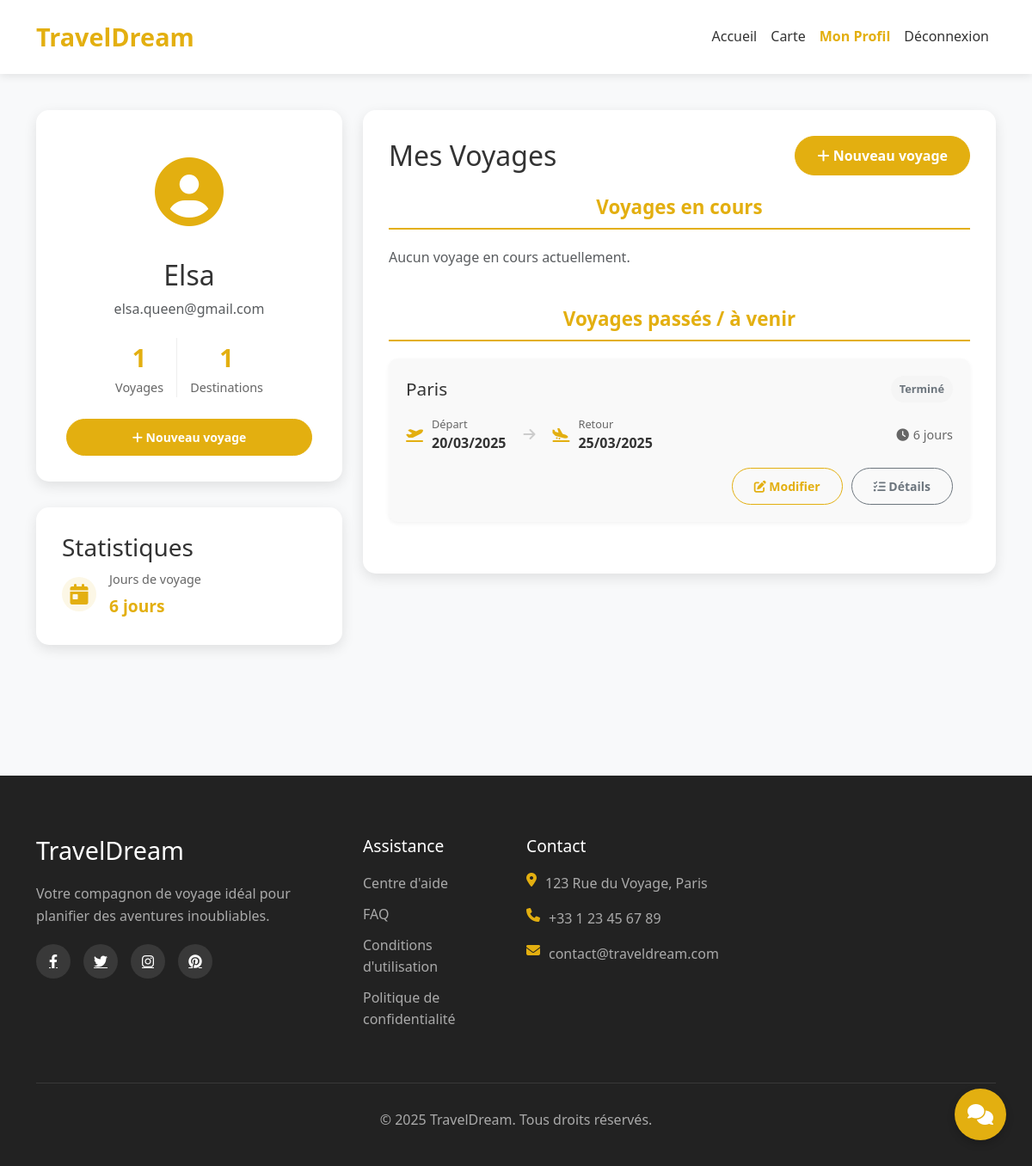
/mesvoyages.php (signed in), run on the app's committed database.
### tables this page shows
CREATE TABLE Utilisateur(
                          id_utilisateur INTEGER PRIMARY KEY AUTO_INCREMENT,
                          nom VARCHAR(100) NOT NULL,
                          mot_de_passe VARCHAR(100) NOT NULL,
                          email TEXT NOT NULL
);

CREATE TABLE Voyage(
                     id_voyage INTEGER PRIMARY KEY AUTO_INCREMENT,
                     destination VARCHAR(100) NOT NULL,
                     date_debut DATE NOT NULL,
                     date_fin DATE NOT NULL,
                     CHECK (date_debut < date_fin),
                     image TEXT,
                     ref_utilisateur INTEGER,
                     FOREIGN KEY (ref_utilisateur) REFERENCES Utilisateur(id_utilisateur)
);

### utils/database_utils.php (called while the page is built, shortened)
<?php
require_once __DIR__ . '/../config/config.php';
function getDbConnection() {
    global $config;
    try {
        $dsn = "mysql:host={$config['db']['host']};dbname={$config['db']['dbname']};charset={$config['db']['charset']}";
        $pdo = new PDO($dsn, $config['db']['username'], $config['db']['password']);
        $pdo->setAttribute(PDO::ATTR_ERRMODE, PDO::ERRMODE_EXCEPTION);
        return $pdo;
    } catch (PDOException $e) {
        die("Erreur de connexion à la base de données : " . $e->getMessage());
    }
}
function executeQuery($sql, $params = []) {
    $pdo = getDbConnection();
    try {
        $stmt = $pdo->prepare($sql);
        $stmt->execute($params);
        return $stmt;
    } catch (PDOException $e) {
        die("Erreur d'exécution de la requête : " . $e->getMessage());
    }
}
function fetchAll($sql, $params = []) {
    $stmt = executeQuery($sql, $params);
    return $stmt->fetchAll(PDO::FETCH_ASSOC);
}
function fetchOne($sql, $params = []) {
    $stmt = executeQuery($sql, $params);
    return $stmt->fetch(PDO::FETCH_ASSOC);
}

### utils/general_utils.php (called while the page is built, shortened)
<?php
function formatDate($date, $format = 'd/m/Y') {
    return date($format, strtotime($date));
}

### mesvoyages.php (the view, shortened to what this page needs)
<?php
include 'header.php';
$id_utilisateur = $_SESSION['id_utilisateur'];
$user = fetchOne("SELECT nom, email FROM Utilisateur WHERE id_utilisateur = ?", [$id_utilisateur]);
$voyages = fetchAll("SELECT id_voyage, destination, date_debut, date_fin FROM Voyage WHERE ref_utilisateur = ? ORDER BY date_debut DESC", [$id_utilisateur]);
if (isset($_GET['new']) && $_GET['new'] == 1) {
    $destination = isset($_GET['destination']) ? sanitize($_GET['destination']) : '';
    $show_form = true;
} else {
    $show_form = false;
}
?>
<div class="map-page content-page">
    <div class="container py-5">
        <div class="row">
            <div class="col-lg-4 mb-4">
                <div class="content-container">
                    <div class="profile-summary">
                        <div class="profile-avatar">
                            <i class="fas fa-user-circle"></i>
                        </div>
                        <h2><?php echo htmlspecialchars($user['nom']); ?></h2>
                        <p class="text-muted"><?php echo htmlspecialchars($user['email']); ?></p>
                        <div class="profile-stats">
                            <div class="stat-item">
                                <div class="stat-value"><?php echo count($voyages); ?></div>
                                <div class="stat-label">Voyages</div>
                            </div>
                            <div class="stat-item">
                                <div class="stat-value"><?php echo count(array_unique(array_column($voyages, 'destination'))); ?></div>
                                <div class="stat-label">Destinations</div>
                            </div>
                        </div>
                        <div class="profile-actions mt-4">
                            <a href="creation_voyage.php" class="btn btn-primary btn-sm">
                                <i class="fas fa-plus"></i> Nouveau voyage
                            </a>
                        </div>
                    </div>
                </div>
                <?php if (!empty($voyages)): ?>
                    <div class="content-container">
                        <h3>Statistiques</h3>
                        <div class="stats-info">
                            <?php
                            $total_days = 0;
                            foreach ($voyages as $voyage) {
                                $start = new DateTime($voyage['date_debut']);
                                $end = new DateTime($voyage['date_fin']);
                                $interval = $start->diff($end);
                                $total_days += $interval->days + 1;
                            }
                            ?>
                            <div class="stat-detail">
                                <i class="fas fa-calendar-day"></i>
                                <div>
                                    <span class="stat-label">Jours de voyage</span>
                                    <span class="stat-value"><?php echo $total_days; ?> jours</span>
                                </div>
                            </div>
                        </div>
                    </div>
                <?php endif; ?>
            </div>
            <div class="col-lg-8">
                <?php if ($show_form): ?>
                    <div class="content-container">
                        <h2>Créer un nouveau voyage</h2>
                        <?php if (!empty($errors)): ?>
                            <div class="alert alert-danger">
                                <ul class="mb-0">
                                    <?php foreach ($errors as $error): ?>
                                        <li><?php echo $error; ?></li>
                                    <?php endforeach; ?>
                                </ul>
                            </div>
                        <?php endif; ?>
                        <form action="lister.php" method="POST">
                            <div class="mb-3">
                                <label for="destination" class="form-label">Destination</label>
                                <input type="text" class="form-control" id="destination" name="destination" value="<?php echo isset($destination) ? htmlspecialchars($destination) : ''; ?>" required>
                            </div>
                            <div class="row">
                                <div class="col-md-6 mb-3">
                                    <label for="date_debut" class="form-label">Date de départ</label>
                                    <input type="date" class="form-control" id="date_debut" name="date_debut" required>
                                </div>
                                <div class="col-md-6 mb-3">
                                    <label for="date_fin" class="form-label">Date de retour</label>
                                    <input type="date" class="form-control" id="date_fin" name="date_fin" required>
                                </div>
                            </div>
                            <div class="d-flex justify-content-between">
                                <a href="lister.php" class="btn btn-outline-secondary">Annuler</a>
                                <button type="submit" name="create_voyage" class="btn btn-primary">Créer le voyage</button>
                            </div>
                        </form>
                    </div>
                <?php else: ?>
                    <div class="content-container">
                        <div class="d-flex justify-content-between align-items-center mb-4">
                            <h2 class="mb-0">Mes Voyages</h2>
                            <a href="creation_voyage.php" class="btn btn-primary">
                                <i class="fas fa-plus"></i> Nouveau voyage
                            </a>
                        </div>
                        <?php if (empty($voyages)): ?>
                            <div class="empty-state">
                                <i class="fas fa-suitcase-rolling"></i>
                                <h3>Aucun voyage planifié</h3>
                                <p>Commencez à planifier votre première aventure !</p>
                                <a href="creation_voyage.php" class="btn btn-primary">Créer un voyage</a>
                            </div>
                        <?php else: ?>
                            <?php
                            $voyages_en_cours = [];
                            $voyages_autres = [];
                            foreach ($voyages as $voyage) {
                                $start = new DateTime($voyage['date_debut']);
                                $end = new DateTime($voyage['date_fin']);
                                $today = new DateTime();
                                if ($today >= $start && $today <= $end) {
                                    $voyages_en_cours[] = $voyage;
                                } else {
                                    $voyages_autres[] = $voyage;
                                }
                            }
                            ?>
                            <div class="voyage-section">
                                <h3 class="section-title">Voyages en cours</h3>
                                <div class="voyages-list">
                                    <?php if (empty($voyages_en_cours)): ?>
                                        <p class="text-muted">Aucun voyage en cours actuellement.</p>
                                    <?php endif; ?>
                                </div>
                            </div>
                            <div class="voyage-section mt-4">
                                <h3 class="section-title">Voyages passés / à venir</h3>
                                <div class="voyages-list">
                                    <?php if (empty($voyages_autres)): ?>
                                        <p class="text-muted">Aucun voyage passé ou à venir.</p>
                                    <?php else: ?>
                                        <?php foreach ($voyages_autres as $voyage): ?>
                                            <div class="voyage-card">
                                                <div class="voyage-header">
                                                    <h3><?php echo htmlspecialchars($voyage['destination']); ?></h3>
                                                    <?php
                                                    $start = new DateTime($voyage['date_debut']);
                                                    $end = new DateTime($voyage['date_fin']);
                                                    $today = new DateTime();
                                                    if ($today < $start) {
                                                        $status_class = 'upcoming';
                                                        $status_text = 'À venir';
                                                    } else {
                                                        $status_class = 'completed';
                                                        $status_text = 'Terminé';
                                                    }
                                                    ?>
                                                    <span class="voyage-status <?php echo $status_class; ?>"><?php echo $status_text; ?></span>
                                                </div>
                                                <div class="voyage-dates">
                                                    <div class="date-item">
                                                        <i class="fas fa-plane-departure"></i>
                                                        <div>
                                                            <span class="date-label">Départ</span>
                                                            <span class="date-value"><?php echo formatDate($voyage['date_debut']); ?></span>
                                                        </div>
                                                    </div>
                                                    <div class="date-separator">
                                                        <i class="fas fa-arrow-right"></i>
                                                    </div>
                                                    <div class="date-item">
                                                        <i class="fas fa-plane-arrival"></i>
                                                        <div>
                                                            <span class="date-label">Retour</span>
                                                            <span class="date-value"><?php echo formatDate($voyage['date_fin']); ?></span>
                                                        </div>
                                                    </div>
                                                    <?php
                                                    $interval = $start->diff($end);
                                                    $duration = $interval->days + 1;
                                                    ?>
                                                    <div class="voyage-duration">
                                                        <i class="fas fa-clock"></i>
                                                        <span><?php echo $duration; ?> jours</span>
                                                    </div>
                                                </div>
                                                <div class="voyage-actions">
                                                    <a href="creation_voyage.php?id=<?php echo $voyage['id_voyage']; ?>" class="btn btn-sm btn-outline-primary">
                                                        <i class="fas fa-edit"></i> Modifier
                                                    </a>
                                                    <a href="voyage_detail.php?id=<?php echo $voyage['id_voyage']; ?>" class="btn btn-sm btn-outline-secondary">
                                                        <i class="fas fa-list-check"></i> Détails
                                                    </a>
                                                </div>
                                            </div>
                                        <?php endforeach; ?>
                                    <?php endif; ?>
                                </div>
                            </div>
                            </div>
                        <?php endif; ?>
                    </div>
                <?php endif; ?>
            </div>
        </div>
    </div>
<?php
include 'footer.php';
?>

### data on the page
utilisateur: nom "Elsa", email "elsa.queen@gmail.com"
voyage: destination "Paris", date_debut "Terminé", date_debut "20/03/2025", date_fin "25/03/2025", duration "6"

### other printed values
count($voyages) "1"
count(array_unique(array_column($voyages, 'destination'))) "1"
$total_days "6"
$config['site']['name'] "TravelDream"
$config['site']['email'] "contact@traveldream.com"
